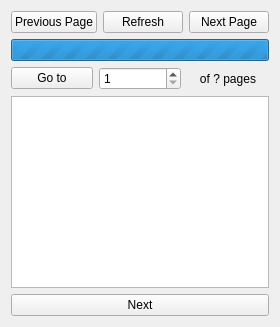
        <widget class="QWidget" name="Popular">
         <layout class="QGridLayout" name="gridLayout_10">
          <item row="0" column="0">
           <widget class="QWidget" name="widget_5" native="true">
            <layout class="QGridLayout" name="gridLayout_11">
             <property name="leftMargin">
              <number>0</number>
             </property>
             <property name="topMargin">
              <number>0</number>
             </property>
             <property name="rightMargin">
              <number>0</number>
             </property>
             <property name="bottomMargin">
              <number>0</number>
             </property>
             <item row="0" column="0">
              <layout class="QVBoxLayout" name="verticalLayout_5">
               <item>
                <layout class="QHBoxLayout" name="horizontalLayout_3">
                 <item>
                  <widget class="QPushButton" name="previousPopularButton">
                   <property name="text">
                    <string>Previous Page</string>
                   </property>
                   <property name="icon">
                    <iconset>
                     <normalon>:/icon/icons/previous.png</normalon>
                    </iconset>
                   </property>
                  </widget>
                 </item>
                 <item>
                  <widget class="QPushButton" name="refreshPopularButton">
                   <property name="text">
                    <string>Refresh</string>
                   </property>
                   <property name="icon">
                    <iconset>
                     <normalon>:/icon/icons/refresh.png</normalon>
                    </iconset>
                   </property>
                  </widget>
                 </item>
                 <item>
                  <widget class="QPushButton" name="nextPopularButton">
                   <property name="text">
                    <string>Next Page</string>
                   </property>
                   <property name="icon">
                    <iconset>
                     <normalon>:/icon/icons/next.png</normalon>
                    </iconset>
                   </property>
                  </widget>
                 </item>
                </layout>
               </item>
               <item>
                <widget class="QProgressBar" name="popularProgressBar">
                 <property name="minimum">
                  <number>0</number>
                 </property>
                 <property name="maximum">
                  <number>0</number>
                 </property>
                 <property name="value">
                  <number>-1</number>
                 </property>
                 <property name="alignment">
                  <set>Qt::AlignCenter</set>
                 </property>
                </widget>
               </item>
               <item>
                <layout class="QHBoxLayout" name="horizontalLayout_5">
                 <item>
                  <widget class="QPushButton" name="selectPopularPageButton">
                   <property name="text">
                    <string>Go to</string>
                   </property>
                  </widget>
                 </item>
                 <item>
                  <widget class="QSpinBox" name="selectPopularPageSpinBox">
                   <property name="minimum">
                    <number>1</number>
                   </property>
                   <property name="maximum">
                    <number>99999</number>
                   </property>
                  </widget>
                 </item>
                 <item>
                  <widget class="QLabel" name="pagePopularLabel">
                   <property name="text">
                    <string>of ? pages</string>
                   </property>
                   <property name="alignment">
                    <set>Qt::AlignCenter</set>
                   </property>
                  </widget>
                 </item>
                </layout>
               </item>
               <item>
                <widget class="QListWidget" name="popularTableWidget">
                 <property name="viewMode">
                  <enum>QListView::ListMode</enum>
                 </property>
                </widget>
               </item>
               <item>
                <widget class="QPushButton" name="proceedPopularButton">
                 <property name="text">
                  <string>Next</string>
                 </property>
                 <property name="icon">
                  <iconset>
                   <normalon>:/icon/icons/right.png</normalon>
                  </iconset>
                 </property>
                </widget>
               </item>
              </layout>
             </item>
            </layout>
           </widget>
          </item>
         </layout>
        </widget>
